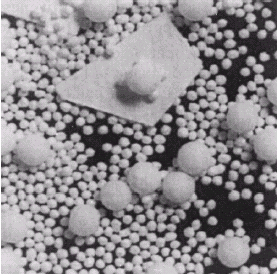
//> input picture Hw5/Chapter5_1.bmp, 279 x 274 px
$ ./main   (built with g++ and OpenCV 4)
//> lines starting //> are read from the running program, lines starting //| are printed output that depends on the picture; after the words box and inside, x2 and y2 are one past the last pixel; in counts of white or black regions, pixels touching at a corner belong together
//
//  main.cpp
//  DIP_Hw5
//
//  Created by SOUSIC on 2019/5/15.
//  Copyright © 2019 SOUSIC. All rights reserved.
//

#include <opencv2/core/core.hpp>
#include <opencv2/highgui/highgui.hpp>
#include <opencv2/imgproc/imgproc.hpp>
#include <iostream>
#include <fstream>

#define PATH "/Users/sousic/code/cpp/DIP/Hw5/"


cv::Mat subWTH(cv::Mat srcImg,int kerSize)
{//得到kerSize的WTH相减后的图片
    cv::Mat WTHImg, binWTHImg;
    cv::Mat WTHImg2, binWTHImg2;
    cv::Mat result;

    //kerSize-1
    cv::Mat kernel1 = cv::getStructuringElement(cv::MORPH_RECT, cv::Size(kerSize-1, kerSize-1));
    morphologyEx(srcImg, WTHImg, cv::MORPH_TOPHAT, kernel1);//WTH of origin
    cvtColor(WTHImg, WTHImg, CV_BGR2GRAY);//灰度化
    threshold(WTHImg, binWTHImg, 15, 255, CV_THRESH_BINARY);//灰度阈值处理

    //kerSize+1
    cv::Mat kernel2 = cv::getStructuringElement(cv::MORPH_RECT, cv::Size(kerSize+1, kerSize+1));
    morphologyEx(srcImg, WTHImg2, cv::MORPH_TOPHAT, kernel2);//WTH of origin
    cvtColor(WTHImg2, WTHImg2, CV_BGR2GRAY);//灰度化
    threshold(WTHImg2, binWTHImg2, 15, 255, CV_THRESH_BINARY);//灰度阈值处理

    //sub
    cv::subtract(WTHImg2,WTHImg,result);
    threshold(result, result, 20, 255, CV_THRESH_OTSU);//灰度阈值处理
    //cv::imshow(std::to_string(kerSize+2)+"-"+std::to_string(kerSize),result);
    return result;
}

void open(cv::Mat srcImg,int kerSize,bool wr=false)
{
    /*

     */
    cv::Mat openImg;
    cv::Mat kernel = cv::getStructuringElement(cv::MORPH_ELLIPSE, cv::Size(kerSize,kerSize));
    morphologyEx(srcImg, openImg, cv::MORPH_OPEN, kernel);
    //cv::imshow("open"+std::to_string(kerSize),openImg);
    if (wr==true)
    {
        std::string folder = "opt/open/";
        cv::imwrite(PATH + folder + std::to_string(kerSize)+".jpg",openImg);
    }
}

void getSubWTH(bool wr=false){//得到不同尺寸的subWTH
    std::string path = PATH;
    cv::Mat srcImg = cv::imread(path+"Chapter5_1.bmp");
    for (int kerSize = 3; kerSize < 52; kerSize+=3)
    {
        cv::Mat result = subWTH(srcImg,kerSize);

        if (wr==true) {//save
            std::string folder="/opt/WTH/";
            cv::imwrite(PATH + folder + std::to_string(kerSize)+".jpg",result);
        }
    }
}

void getWTH(){
    std::string path = PATH;
    cv::Mat srcImg = cv::imread(path+"Chapter5_1.bmp");
//> srcImg is the input picture: 274 rows x 279 cols, CV_8UC3; mean B, G, R 143, 139.7, 143
    cv::Mat WTHImg1, binWTHImg1;
    cv::Mat WTHImg2, binWTHImg2;
    for (int kerSize=3; kerSize<52; kerSize+=3) {
        cv::Mat kernel1 = cv::getStructuringElement(cv::MORPH_RECT, cv::Size(kerSize-1, kerSize-1));
        cv::Mat kernel2 = cv::getStructuringElement(cv::MORPH_RECT, cv::Size(kerSize+1, kerSize+1));
        morphologyEx(srcImg, WTHImg1, cv::MORPH_TOPHAT, kernel1);//WTH of origin
        cvtColor(WTHImg1, WTHImg1, CV_BGR2GRAY);//灰度化
        threshold(WTHImg1, binWTHImg1, 60, 255, CV_THRESH_BINARY);//灰度阈值处理
        morphologyEx(srcImg, WTHImg2, cv::MORPH_TOPHAT, kernel2);//WTH of origin
        cvtColor(WTHImg2, WTHImg2, CV_BGR2GRAY);//灰度化
        threshold(WTHImg2, binWTHImg2, 40, 255, CV_THRESH_BINARY);//灰度阈值处理

        std::string orifolder="/opt/oriWTH/";
        cv::imwrite(PATH + orifolder + std::to_string(kerSize-1)+".jpg",WTHImg1);
        cv::imwrite(PATH + orifolder + std::to_string(kerSize+1)+".jpg",WTHImg2);
        std::string binfolder="/opt/binWTH/";
        cv::imwrite(PATH + binfolder + std::to_string(kerSize-1)+".jpg",binWTHImg1);
        cv::imwrite(PATH + binfolder + std::to_string(kerSize+1)+".jpg",binWTHImg2);
    }
//> this loop made 17 passes
//> pass 1, in getWTH, `threshold(WTHImg1, binWTHImg1, 60, 255, CV_THRESH_BINARY);`:
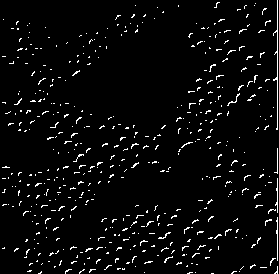
//> binWTHImg1: 274 rows x 279 cols, CV_8UC1; 3.9% white in thin lines or dots
//> after the loop:
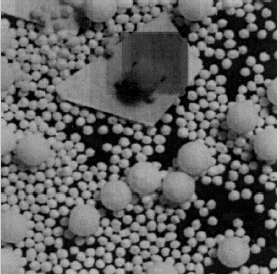
//> WTHImg1: 274 rows x 279 cols, CV_8UC1; min 0, max 228, mean 97.4
//> after the loop:
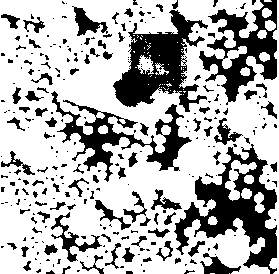
//> binWTHImg1: 274 rows x 279 cols, CV_8UC1; 70% white; 275 black regions (186 under 20 px), largest, box (x1, y1, x2, y2) and area: (174, 144, 277, 274) 4925, (113, 10, 208, 112) 4243, (199, 0, 277, 105) 3285
//> after the loop: binWTHImg2: 274 rows x 279 cols, CV_8UC1; 78.3% white; 293 black regions (215 under 20 px), largest, box (x1, y1, x2, y2) and area: (175, 148, 277, 274) 4525, (199, 0, 277, 105) 3002, (52, 92, 147, 181) 1543
}

int getBalls(cv::Mat img,int kerSize){
    //计算亮点的数量
    int n = 0;//亮点的数量
    int row = img.rows;            //获取行数目；
    int col = img.cols;            //获取列数目；
    //int chan = img.channels();  //获取通道数目；
    for (int i = 0; i<row; i++) {
        for (int j = 0; j<col; j++) {
            int v =img.at<uchar>(i,j);
            if (v>128) {
                n++;
            }
        }
    }
    //kernel的面积
    int s = kerSize*kerSize;
    //亮像素点总数除以kernel的面积得到球的数量
    int balls = n / s;
    return balls;
}

int main()
{
    getWTH();//保存原WTH的灰度图和二值图

    getSubWTH(true);//保存相减后的WTH图
//> the loop in getSubWTH, `for (int kerSize = 3; kerSize < 52; kerSize+=3)` made 17 passes
//> pass 1, in subWTH, `threshold(WTHImg2, binWTHImg2, 15, 255, CV_THRESH_BINARY);`:
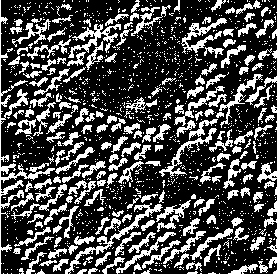
//> binWTHImg2: 274 rows x 279 cols, CV_8UC1; 29.7% white; 1260 white regions (1063 under 20 px), largest, box (x1, y1, x2, y2) and area: (0, 0, 55, 274) 1300, (245, 0, 279, 274) 1269, (65, 203, 163, 274) 656

    std::string path = PATH;
    cv::Mat srcImg = cv::imread(path+"Chapter5_1.bmp");

    std::ofstream writer;
    std::string filename = "opt/ballsDis.txt";
    writer.open(PATH+filename);
    cv::Mat subImg;
    for (int kerSize=3; kerSize<52; kerSize+=3) {

        //白帽子相减
        subImg = subWTH(srcImg,kerSize);
        //计算球的数量
        int balls = getBalls(subImg, kerSize);
        //std::cout <<kerSize<<":"<<balls<<std::endl;
        writer << kerSize<<":"<<balls <<"\n";
    }
//> this loop made 17 passes
//> balls on passes 1 to 12: 33, 436, 212, 96, 54, 34, 24, 9, 9, 7, 8, 2
//> pass 1, in subWTH (call 18), `threshold(result, result, 20, 255, CV_THRESH_OTSU);`:
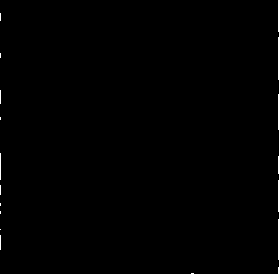
//> result: 274 rows x 279 cols, CV_8UC1; 0.39% white in thin lines or dots
//> pass 2, in subWTH (call 19), `threshold(WTHImg, binWTHImg, 15, 255, CV_THRESH_BINARY);`:
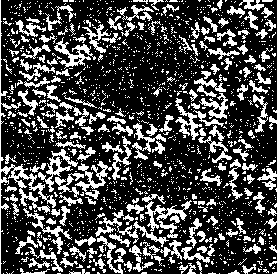
//> binWTHImg: 274 rows x 279 cols, CV_8UC1; 28.4% white; 1480 white regions (1286 under 20 px), largest, box (x1, y1, x2, y2) and area: (0, 0, 56, 274) 1122, (257, 0, 279, 274) 956, (95, 210, 169, 247) 505
//> after the loop:
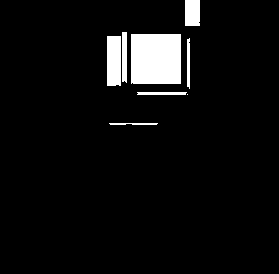
//> subImg: 274 rows x 279 cols, CV_8UC1; 5.5% white; 8 white regions (1 under 20 px), largest, box (x1, y1, x2, y2) and area: (131, 34, 181, 84) 2499, (107, 36, 121, 86) 697, (185, 0, 200, 26) 389
    writer.close();

    cv::waitKey(0);
    return 0;
}
